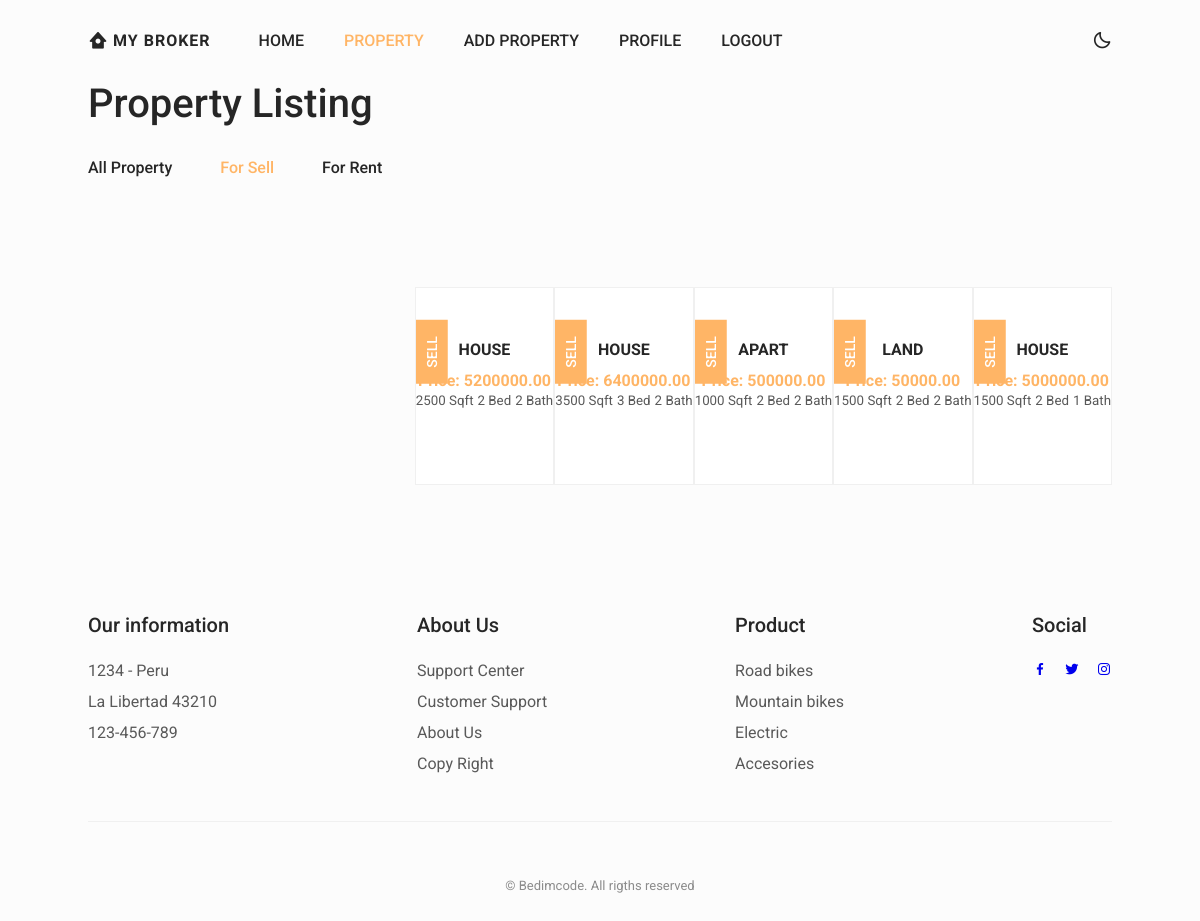
/sell.php, run on the app's committed database.
### tables this page shows
CREATE TABLE `property` (
  `id` int(11) NOT NULL,
  `type` varchar(50) DEFAULT NULL,
  `bhk` int(11) DEFAULT NULL,
  `bathroom` int(11) DEFAULT NULL,
  `balcony` int(11) DEFAULT NULL,
  `furniture` varchar(50) DEFAULT NULL,
  `coverp` varchar(50) DEFAULT NULL,
  `openp` varchar(50) DEFAULT NULL,
  `cost` decimal(10,2) DEFAULT NULL,
  `maintenancecharges` decimal(10,2) DEFAULT NULL,
  `built` int(11) DEFAULT NULL,
  `listingtype` varchar(50) DEFAULT NULL,
  `propertyusage` varchar(50) DEFAULT NULL,
  `address` varchar(500) NOT NULL,
  `imagepath` varchar(255) DEFAULT NULL,
  `electricity_image` varchar(100) NOT NULL,
  `status` tinyint(11) NOT NULL,
  `p_id` int(11) NOT NULL,
  `property_status` tinyint(20) NOT NULL
);

### sell.php (the view, shortened to what this page needs)
<!DOCTYPE html>
<html lang="en">
    <head>
        <link rel="stylesheet" href="https://cdn.jsdelivr.net/npm/boxicons@latest/css/boxicons.min.css">
        <link rel="stylesheet" href="css/swiper-bundle.min.css">
        <link rel="stylesheet" href="css/style.css">
    </head>
    <body>
        <header class="header" id="header">
            <nav class="nav container">
                <a href="#" class="nav__logo">
                    <i class='bx bxs-home-circle nav__logo-icon'></i> My Broker
                </a>
                <div class="nav__menu" id="nav-menu">
                    <ul class="nav__list">
                        <li class="nav__item">
                            <?php $id = $_GET['id'] ?>
                            <a href="homepage(user).php?id=<?php echo$id ?>" class="nav__link ">HOME</a>
                        </li>
                        <li class="nav__item dropdown">
                            <a href="#" class="nav__link active-link">PROPERTY</a>
                        </li>
                        <li class="nav__item">
                            <a href="Add-property.php?id=<?php echo$id ?>"class="nav__link " >ADD PROPERTY</a>
                        </li>
                        <li class="nav__item">
                            <a href="Profile.php?id=<?php echo$id ?>" class="nav__link ">PROFILE</a>
                        </li> <li class="nav__item">
                            <a href="logout.php?id=<?php echo$id ?>" class="nav__link ">LOGOUT</a>
                        </li>
                    </ul>
                </div>
                <div class="nav__btns">
                    <i class='bx bx-moon change-theme' id="theme-button"></i>
                </div>
            </nav>
        </header>
        <div class="container-xxl bg-white p-0">
            <div class="container-xxl py-5">
                <div class="container">
                    <div class="row g-0 gx-5 align-items-end">
                        <div class="col-lg-6">
                            <div class="text-start mx-auto mb-5 wow slideInLeft" data-wow-delay="0.1s">
                                <h1 class="mb-3">Property Listing</h1>
                            </div>
                        </div>
                        <div class="col-lg-6 text-start text-lg-end wow slideInRight" data-wow-delay="0.1s">
                            <ul class="nav nav-pills d-inline-flex justify-content-end mb-5">
                               <li class="nav-item me-2">
                                    <?php $id = $_GET['id'] ?>
                                    <a class="nav__link " href="Property-list.php?id=<?php echo$id ?>">All Property</a>
                                </li>
                                <li class="nav-item me-2">
                                    <a class="nav__link active-link" href="sell.php?id=<?php echo$id ?>">For Sell</a>
                                </li>
                                <li class="nav-item me-0">
                                    <a class="nav__link " href="rent.php?id=<?php echo$id ?>">For Rent</a>
                                </li>
                            </ul>
                        </div>
                    </div>
                </div></div>
            <?php
            require('./connection.php');
            $query = "SELECT imagepath, cost, type, built, bhk, bathroom, listingtype, p_id FROM property WHERE listingtype='sell' AND status = 1";
            $result = mysqli_query($conn, $query);
            if (mysqli_num_rows($result) > 0) {
                echo '<div class="tab-content"><div id="tab-1" class="tab-pane fade show p-0 active"><div class="row g-4 container">';
                while ($row = mysqli_fetch_assoc($result)) {
                    $price = $row['cost'];
                    $title = $row['type'];
                    $size = $row["built"];
                    $beds = $row["bhk"];
                    $baths = $row["bathroom"];
                    $typee = $row["listingtype"];
                    ?>
                    <div class="row-3 justify-content-around">
                        <div class="featured__card" >
                            <span class="featured__tag"><?php echo $typee; ?></span>
                            <div class="featured__data">
                                <h3 class="featured__title"><?php echo $title; ?></h3>
                                <span class="featured__price">Price: <?php echo $price; ?></span>
                            </div>
                            <small class="flex-fill text-center border-end py-2"><i class="fa fa-ruler-combined text-primary me-2"></i><?php echo $size; ?> Sqft</small>
                            <small class="flex-fill text-center border-end py-2"><i class="fa fa-bed text-primary me-2"></i><?php echo $beds; ?> Bed</small>
                            <small class="flex-fill text-center py-2"><i class="fa fa-bath text-primary me-2"></i><?php echo $baths; ?> Bath</small>
                            <a href="info.php?id=<?php echo $_GET['id']; ?>&p_id=<?php echo $row['p_id']; ?>"><br><br>
                                <button class="button featured__button">Info</button></a>
                        </div>
                    </div>
                    <?php
                }
                echo '</div></div></div>';
            } else {
                echo "No properties found.";
            }
            ?>
            <footer class="footer section">
                <div class="footer__container container grid">
                    <div class="footer__content">
                        <h3 class="footer__title">Our information</h3>
                        <ul class="footer__list">
                            <li>1234 - Peru</li>
                            <li>La Libertad 43210</li>
                            <li>123-456-789</li>
                        </ul>
                    </div>
                    <div class="footer__content">
                        <h3 class="footer__title">About Us</h3>
                        <ul class="footer__links">
                            <li>
                                <a href="#" class="footer__link">Support Center</a>
                            </li>
                            <li>
                                <a href="#" class="footer__link">Customer Support</a>
                            </li>
                            <li>
                                <a href="#" class="footer__link">About Us</a>
                            </li>
                            <li>
                                <a href="#" class="footer__link">Copy Right</a>
                            </li>
                        </ul>
                    </div>
                    <div class="footer__content">
                        <h3 class="footer__title">Product</h3>
                        <ul class="footer__links">
                            <li>
                                <a href="#" class="footer__link">Road bikes</a>
                            </li>
                            <li>
                                <a href="#" class="footer__link">Mountain bikes</a>
                            </li>
                            <li>
                                <a href="#" class="footer__link">Electric</a>
                            </li>
                            <li>
                                <a href="#" class="footer__link">Accesories</a>
                            </li>
                        </ul>
                    </div>
                    <div class="footer__content">
                        <h3 class="footer__title">Social</h3>
                        <ul class="footer__social">
                            <a href="https://www.facebook.com/" target="blank" class="footer_social-link">
                                <i class='bx bxl-facebook'></i>
                            </a>
                            <a href="https://twitter.com/" target="blank" class="footer_social-link">
                                <i class='bx bxl-twitter'></i>
                            </a>
                            <a href="https://www.instagram.com/" target="blank" class="footer_social-link">
                                <i class='bx bxl-instagram'></i>
                            </a>
                        </ul>
                    </div>
                </div>
                <span class="footer__copy">&#169; Bedimcode. All rigths reserved</span>
            </footer>
    </body>
</html>

### sell.php (style rules this page uses)
.row.g-4 { display: flex; flex-wrap: wrap; justify-content: flex-end; }
.py-5 { padding-top: 5rem; padding-bottom: 5rem; }
h1 { font-size: 2.5rem; color: #00000; }

### data on the page
property: listingtype "SELL", type "HOUSE", cost "5200000.00", built "2500", bhk "2", bathroom "2"
property: listingtype "SELL", type "HOUSE", cost "6400000.00", built "3500", bhk "3", bathroom "2"
property: listingtype "SELL", type "APART", cost "500000.00", built "1000", bhk "2", bathroom "2"
property: listingtype "SELL", type "LAND", cost "50000.00", built "1500", bhk "2", bathroom "2"
property: listingtype "SELL", type "HOUSE", cost "5000000.00", built "1500", bhk "2", bathroom "1"
